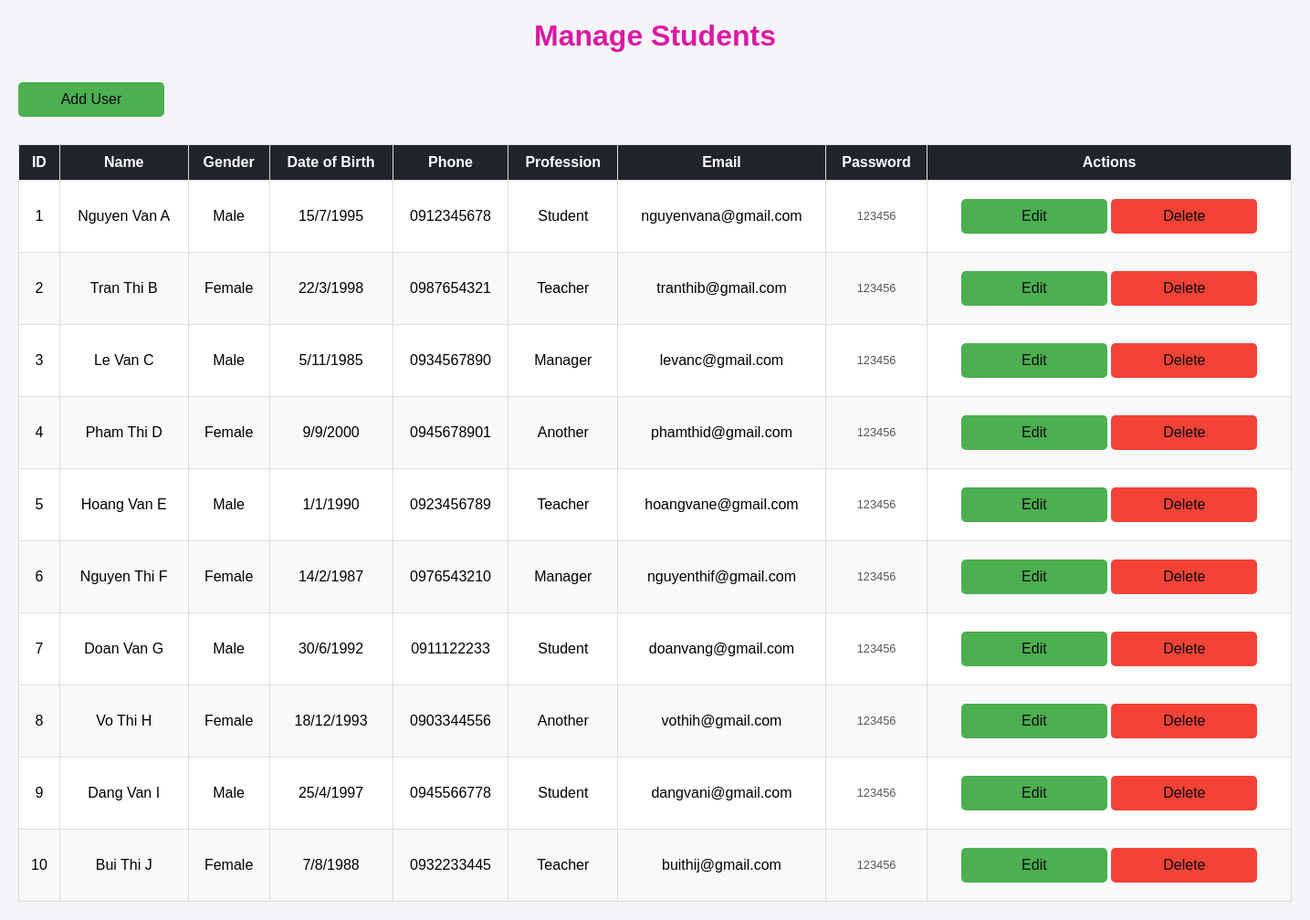
Page /manageStudents.php on the earlier database version.
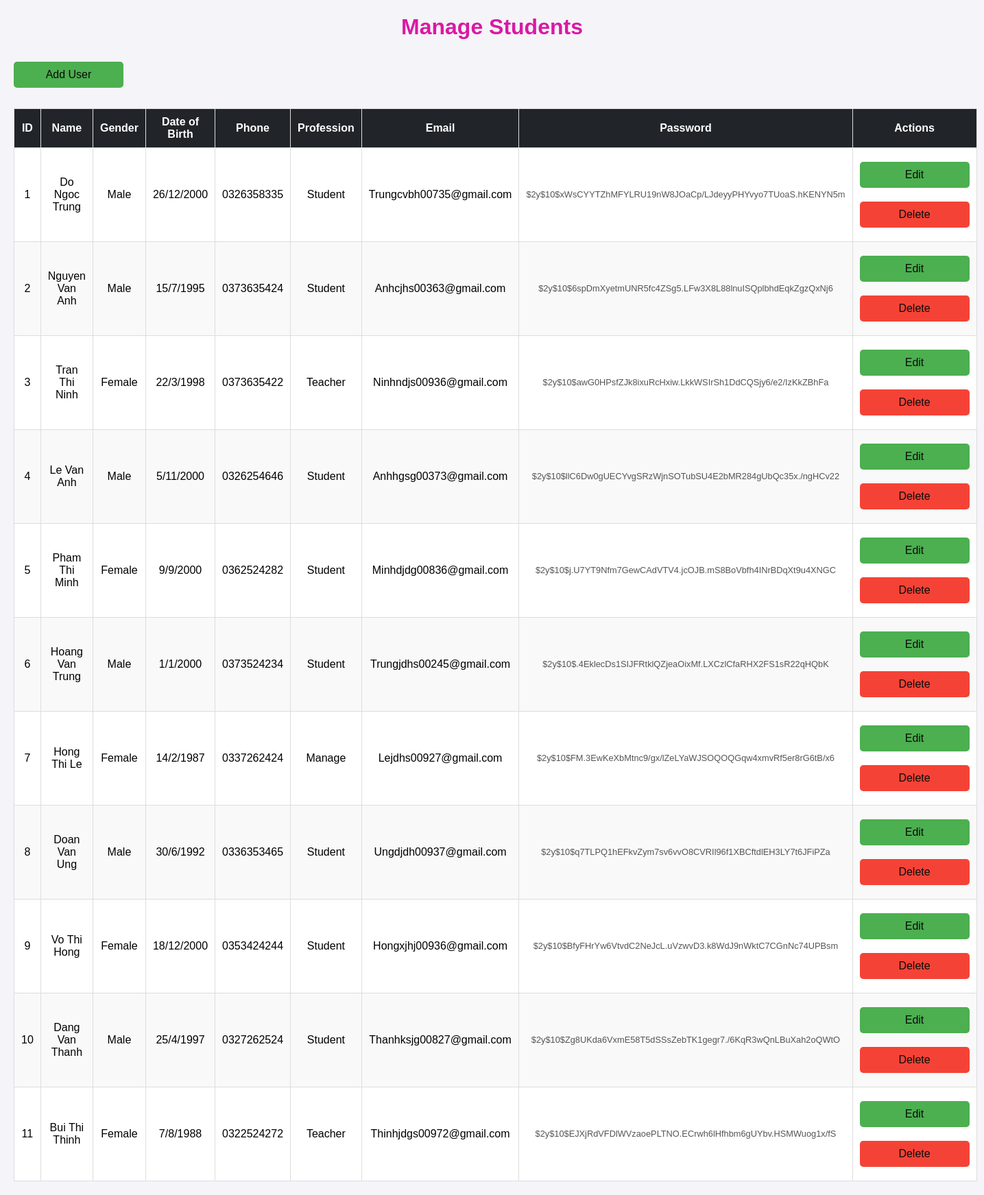
Same page on the later database version.
### tables this page shows
CREATE TABLE users (
    id INT AUTO_INCREMENT PRIMARY KEY,
    username VARCHAR(50) NOT NULL,
    gender ENUM('Male', 'Female') NOT NULL,
    birth_day INT NOT NULL,
    birth_month INT NOT NULL,
    birth_year INT NOT NULL,
    phone VARCHAR(15) NOT NULL,
    profession ENUM('Student', 'Manage', 'Teacher', 'Another') NOT NULL,
    email VARCHAR(100) NOT NULL UNIQUE,
    password VARCHAR(255) NOT NULL,
    created_at TIMESTAMP DEFAULT CURRENT_TIMESTAMP
);

### manageStudents.php (the view, shortened to what this page needs)
<?php
include 'db.php';
$sql = "SELECT * FROM users";
$result = $conn->query($sql);
?>
<!DOCTYPE html>
<html lang="en">
<head>
    <link rel="stylesheet" href="manageStudents.css">
</head>
<body>
    <h1>Manage Students</h1>
    <a href="Register.php" class="btn">Add User</a>
    <?php if ($result->num_rows > 0): ?>
        <table>
            <thead>
                <tr>
                    <th>ID</th>
                    <th>Name</th>
                    <th>Gender</th>
                    <th>Date of Birth</th>
                    <th>Phone</th>
                    <th>Profession</th>
                    <th>Email</th>
                    <th>Password</th>
                    <th>Actions</th>
                </tr>
            </thead>
            <tbody>
                <?php while ($row = $result->fetch_assoc()): ?>
                    <tr>
                        <td><?= $row['id'] ?></td>
                        <td><?= htmlspecialchars($row['username']) ?></td>
                        <td><?= $row['gender'] ?></td>
                        <td><?= $row['birth_day'] ?>/<?= $row['birth_month'] ?>/<?= $row['birth_year'] ?></td>
                        <td><?= $row['phone'] ?></td>
                        <td><?= $row['profession'] ?></td>
                        <td><?= htmlspecialchars($row['email']) ?></td>
                        <td><?= $row['password'] ?></td>
                        <td>
                            <a href="Edit.php?id=<?= $row['id'] ?>" class="btn">Edit</a>
                            <a href="Delete.php?id=<?= $row['id'] ?>" class="btn btn-danger" onclick="return confirm('Are you sure you want to delete?')">Delete</a>
                        </td>
                    </tr>
                <?php endwhile; ?>
            </tbody>
        </table>
    <?php else: ?>
        <p style="text-align: center; color: #555;">No users found in the database.</p>
    <?php endif; ?>
</body>
</html>

Differences in the rows shown:
changed users id 1: username "Nguyen Van A" → "Do Ngoc Trung"; birth_day "15" → "26"; birth_month "7" → "12"; birth_year "1995" → "2000"; phone "0912345678" → "0326358335"; email "nguyenvana@gmail.com" → "Trungcvbh00735@gmail.com"; password "123456" → "$2y$10$xWsCYYTZhMFYLRU19nW8JOaCp/LJdeyyPHYvyo7TUoaS.hKENYN5m"
changed users id 2: username "Tran Thi B" → "Nguyen Van Anh"; gender "Female" → "Male"; birth_day "22" → "15"; birth_month "3" → "7"; birth_year "1998" → "1995"; phone "0987654321" → "0373635424"; profession "Teacher" → "Student"; email "tranthib@gmail.com" → "Anhcjhs00363@gmail.com"; password "123456" → "$2y$10$6spDmXyetmUNR5fc4ZSg5.LFw3X8L88lnuISQplbhdEqkZgzQxNj6"
changed users id 3: username "Le Van C" → "Tran Thi Ninh"; gender "Male" → "Female"; birth_day "5" → "22"; birth_month "11" → "3"; birth_year "1985" → "1998"; phone "0934567890" → "0373635422"; profession "Manager" → "Teacher"; email "levanc@gmail.com" → "Ninhndjs00936@gmail.com"; password "123456" → "$2y$10$awG0HPsfZJk8ixuRcHxiw.LkkWSIrSh1DdCQSjy6/e2/IzKkZBhFa"
changed users id 4: username "Pham Thi D" → "Le Van Anh"; gender "Female" → "Male"; birth_day "9" → "5"; birth_month "9" → "11"; phone "0945678901" → "0326254646"; profession "Another" → "Student"; email "phamthid@gmail.com" → "Anhhgsg00373@gmail.com"; password "123456" → "$2y$10$llC6Dw0gUECYvgSRzWjnSOTubSU4E2bMR284gUbQc35x./ngHCv22"
changed users id 5: username "Hoang Van E" → "Pham Thi Minh"; gender "Male" → "Female"; birth_day "1" → "9"; birth_month "1" → "9"; birth_year "1990" → "2000"; phone "0923456789" → "0362524282"; profession "Teacher" → "Student"; email "hoangvane@gmail.com" → "Minhdjdg00836@gmail.com"; password "123456" → "$2y$10$j.U7YT9Nfm7GewCAdVTV4.jcOJB.mS8BoVbfh4INrBDqXt9u4XNGC"
changed users id 6: username "Nguyen Thi F" → "Hoang Van Trung"; gender "Female" → "Male"; birth_day "14" → "1"; birth_month "2" → "1"; birth_year "1987" → "2000"; phone "0976543210" → "0373524234"; profession "Manager" → "Student"; email "nguyenthif@gmail.com" → "Trungjdhs00245@gmail.com"; password "123456" → "$2y$10$.4EklecDs1SIJFRtklQZjeaOixMf.LXCzlCfaRHX2FS1sR22qHQbK"
changed users id 7: username "Doan Van G" → "Hong Thi Le"; gender "Male" → "Female"; birth_day "30" → "14"; birth_month "6" → "2"; birth_year "1992" → "1987"; phone "0911122233" → "0337262424"; profession "Student" → "Manage"; email "doanvang@gmail.com" → "Lejdhs00927@gmail.com"; password "123456" → "$2y$10$FM.3EwKeXbMtnc9/gx/lZeLYaWJSOQOQGqw4xmvRf5er8rG6tB/x6"
changed users id 8: username "Vo Thi H" → "Doan Van Ung"; gender "Female" → "Male"; birth_day "18" → "30"; birth_month "12" → "6"; birth_year "1993" → "1992"; phone "0903344556" → "0336353465"; profession "Another" → "Student"; email "vothih@gmail.com" → "Ungdjdh00937@gmail.com"; password "123456" → "$2y$10$q7TLPQ1hEFkvZym7sv6vvO8CVRIl96f1XBCftdlEH3LY7t6JFiPZa"
changed users id 9: username "Dang Van I" → "Vo Thi Hong"; gender "Male" → "Female"; birth_day "25" → "18"; birth_month "4" → "12"; birth_year "1997" → "2000"; phone "0945566778" → "0353424244"; email "dangvani@gmail.com" → "Hongxjhj00936@gmail.com"; password "123456" → "$2y$10$BfyFHrYw6VtvdC2NeJcL.uVzwvD3.k8WdJ9nWktC7CGnNc74UPBsm"
changed users id 10: username "Bui Thi J" → "Dang Van Thanh"; gender "Female" → "Male"; birth_day "7" → "25"; birth_month "8" → "4"; birth_year "1988" → "1997"; phone "0932233445" → "0327262524"; profession "Teacher" → "Student"; email "buithij@gmail.com" → "Thanhksjg00827@gmail.com"; password "123456" → "$2y$10$Zg8UKda6VxmE58T5dSSsZebTK1gegr7./6KqR3wQnLBuXah2oQWtO"
added users: id "11", username "Bui Thi Thinh", gender "Female", birth_day "7", birth_month "8", birth_year "1988", phone "0322524272", profession "Teacher", email "Thinhjdgs00972@gmail.com", password "$2y$10$EJXjRdVFDlWVzaoePLTNO.ECrwh6lHfhbm6gUYbv.HSMWuog1x/fS"
